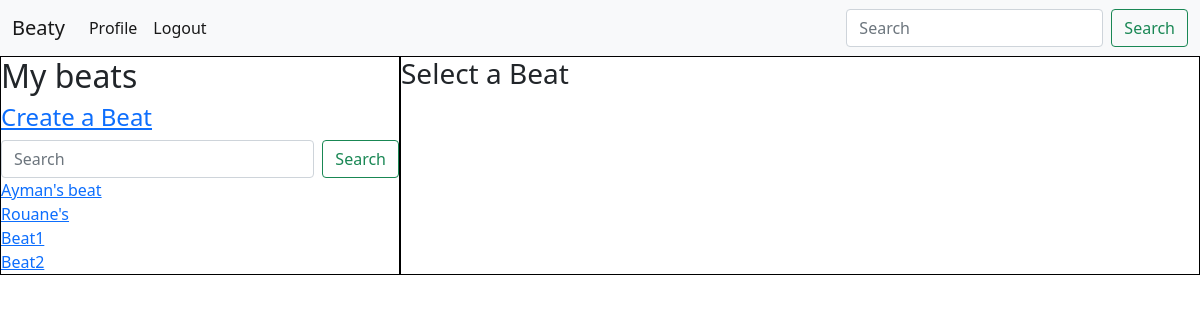
The app's page / (signed in) with its own data.
### base/models.py (models this page shows, shortened)
class Beat(models.Model):
    creater = models.ForeignKey(User, on_delete=models.CASCADE)
    name = models.CharField(max_length=200)
    description = models.TextField(null=True, blank=True)
    members = models.ManyToManyField(User, related_name='members', blank=True)
    updated = models.DateTimeField(auto_now=True)
    created = models.DateTimeField(auto_now_add=True)
    class Meta:
        ordering = ['-updated']

### base/views.py (the view)
# urls.py: path('', views.home, name='home'),
def home(request):
    search = request.GET.get('search') if request.GET.get('search') else ''
    beats = Beat.objects.filter(
        Q(name__icontains=search) |
        Q(creater__username__icontains=search) |
        Q(description__icontains=search)
        )
    context = {'beats': beats, 'search': search}
    return render(request, 'base/home.html', context)

### base/templates/base/home.html
{% extends 'main.html' %}
{% block content %}
<div class="home-container">
    <div class="beats-list home-section">
        {% include 'base/beats-list.html' %}
    </div>
    <div class="beat home-section">
        <h3>Select a Beat</h3>
    </div>
</div>
{% endblock %}

### base/templates/base/beats-list.html
<h2>My beats</h2>
<h4><a href="{% url 'create' %}">Create a Beat</a></h4>
<form class="d-flex" method="get" action="{% url 'home' %}">
    <input class="form-control me-2" type="search" placeholder="Search" name="search" value="{{search}}">
    <button class="btn btn-outline-success" type="submit">Search</button>
</form>
{% for beat in beats %}
    <div>
        <a href="{% url 'beat' beat.id %}">{{beat.name}}</a>
    </div>
{% endfor %}

### templates/main.html (style rules this page uses)
.home-container { display: grid; grid-template-columns: 1fr 2fr; }
.home-section { border: 1px solid black; }

### records on screen
Beat: name "Ayman's beat"
Beat: name "Rouane's"
Beat: name "Beat1"
Beat: name "Beat2"
